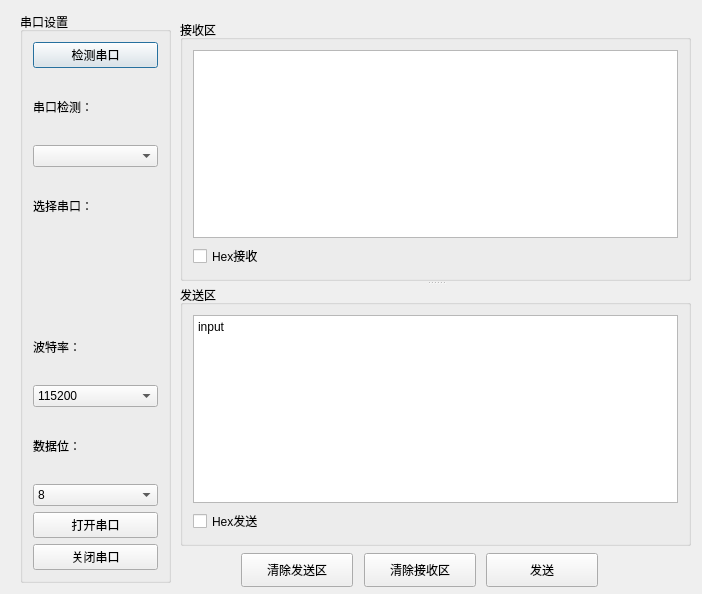
<?xml version="1.0" encoding="UTF-8"?>
<ui version="4.0">
 <class>Form</class>
 <widget class="QWidget" name="Form">
  <property name="geometry">
   <rect>
    <x>0</x>
    <y>0</y>
    <width>702</width>
    <height>594</height>
   </rect>
  </property>
  <property name="windowTitle">
   <string>Form</string>
  </property>
  <widget class="QGroupBox" name="formGroupBox">
   <property name="geometry">
    <rect>
     <x>20</x>
     <y>12</y>
     <width>151</width>
     <height>571</height>
    </rect>
   </property>
   <property name="title">
    <string>串口设置</string>
   </property>
   <layout class="QVBoxLayout" name="verticalLayout_3">
    <property name="leftMargin">
     <number>10</number>
    </property>
    <property name="topMargin">
     <number>10</number>
    </property>
    <property name="rightMargin">
     <number>10</number>
    </property>
    <property name="bottomMargin">
     <number>10</number>
    </property>
    <item>
     <widget class="QPushButton" name="s1__box_1">
      <property name="text">
       <string>检测串口</string>
      </property>
      <property name="autoRepeatInterval">
       <number>100</number>
      </property>
      <property name="default">
       <bool>true</bool>
      </property>
     </widget>
    </item>
    <item>
     <widget class="QLabel" name="s1__lb_1">
      <property name="text">
       <string>串口检测：</string>
      </property>
     </widget>
    </item>
    <item>
     <widget class="QComboBox" name="s1__box_2"/>
    </item>
    <item>
     <widget class="QLabel" name="s1__lb_2">
      <property name="text">
       <string>选择串口：</string>
      </property>
     </widget>
    </item>
    <item>
     <widget class="QLabel" name="state_label">
      <property name="text">
       <string/>
      </property>
      <property name="textFormat">
       <enum>Qt::AutoText</enum>
      </property>
      <property name="scaledContents">
       <bool>true</bool>
      </property>
      <property name="alignment">
       <set>Qt::AlignRight|Qt::AlignTrailing|Qt::AlignVCenter</set>
      </property>
     </widget>
    </item>
    <item>
     <widget class="QLabel" name="s1__lb_3">
      <property name="text">
       <string>波特率：</string>
      </property>
     </widget>
    </item>
    <item>
     <widget class="QComboBox" name="s1__box_3">
      <item>
       <property name="text">
        <string>115200</string>
       </property>
      </item>
      <item>
       <property name="text">
        <string>2400</string>
       </property>
      </item>
      <item>
       <property name="text">
        <string>4800</string>
       </property>
      </item>
      <item>
       <property name="text">
        <string>9600</string>
       </property>
      </item>
      <item>
       <property name="text">
        <string>14400</string>
       </property>
      </item>
      <item>
       <property name="text">
        <string>19200</string>
       </property>
      </item>
      <item>
       <property name="text">
        <string>38400</string>
       </property>
      </item>
      <item>
       <property name="text">
        <string>57600</string>
       </property>
      </item>
      <item>
       <property name="text">
        <string>76800</string>
       </property>
      </item>
      <item>
       <property name="text">
        <string>12800</string>
       </property>
      </item>
      <item>
       <property name="text">
        <string>230400</string>
       </property>
      </item>
      <item>
       <property name="text">
        <string>460800</string>
       </property>
      </item>
     </widget>
    </item>
    <item>
     <widget class="QLabel" name="s1__lb_4">
      <property name="text">
       <string>数据位：</string>
      </property>
     </widget>
    </item>
    <item>
     <widget class="QComboBox" name="s1__box_4">
      <item>
       <property name="text">
        <string>8</string>
       </property>
      </item>
      <item>
       <property name="text">
        <string>7</string>
       </property>
      </item>
      <item>
       <property name="text">
        <string>6</string>
       </property>
      </item>
      <item>
       <property name="text">
        <string>5</string>
       </property>
      </item>
     </widget>
    </item>
    <item>
     <widget class="QPushButton" name="open_button">
      <property name="text">
       <string>打开串口</string>
      </property>
     </widget>
    </item>
    <item>
     <widget class="QPushButton" name="close_button">
      <property name="text">
       <string>关闭串口</string>
      </property>
     </widget>
    </item>
   </layout>
  </widget>
  <widget class="QPushButton" name="s3__send_button">
   <property name="geometry">
    <rect>
     <x>486</x>
     <y>553</y>
     <width>112</width>
     <height>34</height>
    </rect>
   </property>
   <property name="text">
    <string>发送</string>
   </property>
  </widget>
  <widget class="QPushButton" name="s3__clear_button">
   <property name="geometry">
    <rect>
     <x>241</x>
     <y>553</y>
     <width>112</width>
     <height>34</height>
    </rect>
   </property>
   <property name="text">
    <string>清除发送区</string>
   </property>
  </widget>
  <widget class="QPushButton" name="s2__clear_button">
   <property name="geometry">
    <rect>
     <x>364</x>
     <y>553</y>
     <width>112</width>
     <height>34</height>
    </rect>
   </property>
   <property name="text">
    <string>清除接收区</string>
   </property>
  </widget>
  <widget class="QSplitter" name="splitter">
   <property name="geometry">
    <rect>
     <x>180</x>
     <y>20</y>
     <width>511</width>
     <height>526</height>
    </rect>
   </property>
   <property name="orientation">
    <enum>Qt::Vertical</enum>
   </property>
   <widget class="QGroupBox" name="verticalGroupBox">
    <property name="title">
     <string>接收区</string>
    </property>
    <layout class="QVBoxLayout" name="verticalLayout">
     <property name="leftMargin">
      <number>10</number>
     </property>
     <property name="topMargin">
      <number>10</number>
     </property>
     <property name="rightMargin">
      <number>10</number>
     </property>
     <property name="bottomMargin">
      <number>10</number>
     </property>
     <item>
      <widget class="QTextBrowser" name="s2__receive_text"/>
     </item>
     <item>
      <widget class="QCheckBox" name="hex_receive">
       <property name="text">
        <string>Hex接收</string>
       </property>
      </widget>
     </item>
    </layout>
   </widget>
   <widget class="QGroupBox" name="verticalGroupBox_2">
    <property name="title">
     <string>发送区</string>
    </property>
    <layout class="QVBoxLayout" name="verticalLayout_2">
     <property name="leftMargin">
      <number>10</number>
     </property>
     <property name="topMargin">
      <number>10</number>
     </property>
     <property name="rightMargin">
      <number>10</number>
     </property>
     <property name="bottomMargin">
      <number>10</number>
     </property>
     <item>
      <widget class="QTextEdit" name="s3__send_text">
       <property name="html">
        <string>&lt;!DOCTYPE HTML PUBLIC &quot;-//W3C//DTD HTML 4.0//EN&quot; &quot;http://www.w3.org/TR/REC-html40/strict.dtd&quot;&gt;
&lt;html&gt;&lt;head&gt;&lt;meta name=&quot;qrichtext&quot; content=&quot;1&quot; /&gt;&lt;style type=&quot;text/css&quot;&gt;
p, li { white-space: pre-wrap; }
&lt;/style&gt;&lt;/head&gt;&lt;body style=&quot; font-family:'SimSun'; font-size:9pt; font-weight:400; font-style:normal;&quot;&gt;
&lt;p style=&quot; margin-top:0px; margin-bottom:0px; margin-left:0px; margin-right:0px; -qt-block-indent:0; text-indent:0px;&quot;&gt;input&lt;/p&gt;&lt;/body&gt;&lt;/html&gt;</string>
       </property>
      </widget>
     </item>
     <item>
      <widget class="QCheckBox" name="hex_send">
       <property name="text">
        <string>Hex发送</string>
       </property>
      </widget>
     </item>
    </layout>
   </widget>
  </widget>
  <zorder>verticalGroupBox</zorder>
  <zorder>verticalGroupBox_2</zorder>
  <zorder>formGroupBox</zorder>
  <zorder>s3__send_button</zorder>
  <zorder>s3__clear_button</zorder>
  <zorder>formGroupBox</zorder>
  <zorder>s2__clear_button</zorder>
  <zorder>s2__clear_button</zorder>
  <zorder>s3__send_button</zorder>
  <zorder>s3__clear_button</zorder>
 </widget>
 <resources/>
 <connections/>
</ui>
